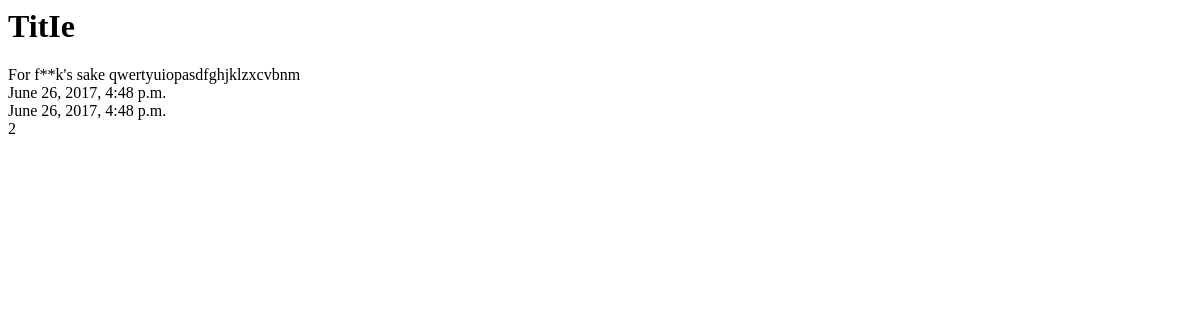
Before: /posts/2/ with the older database file.
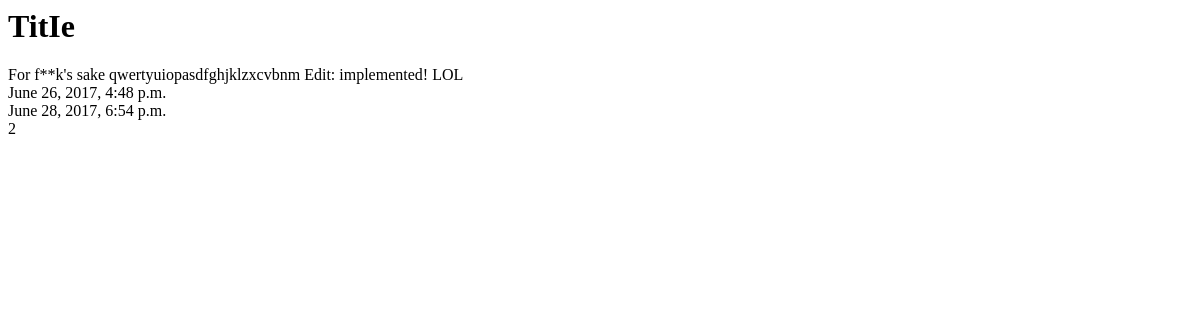
After: the same page with the newer database file.
### posts/models.py (models this page shows, shortened)
class Post(models.Model):
	title = models.CharField(max_length=120) #title & max length of title
	content = models.TextField(max_length=2000) #actual post & their max length
	updated = models.DateTimeField(auto_now=True, auto_now_add=False) #update timestamp
	timestamp = models.DateTimeField(auto_now=False, auto_now_add=True) #initial post timestamp

### posts/views.py (the view)
# urls.py: url(r'^(?P<id>\d+)/$', post_detail, name='detail'),
def post_detail(request, id):
	instance = get_object_or_404(Post, id=id)
	context = {
		"title": instance.title,
		"instance": instance,
	}
	return render(request, "post_detail.html", context)

### templates/post_detail.html (shortened to what this page needs)
<html>
<body>
<h1>{{ title }}</h1>
{{ instance.content }}<br/>
{{ instance.timestamp}}<br/>
{{ instance.updated }}<br/>
{{ instance.id}}<br/>
</body>
</html>

Changed rows visible on the page:
changed Post "TitIe": content "For f**k's sake qwertyuiopasdfghjklzxcvbnm" → "For f**k's sake qwertyuiopasdfghjklzxcvbnm Edit: implemented! LOL"; updated "June 26, 2017, 4:48 p.m." → "June 28, 2017, 6:54 p.m."
